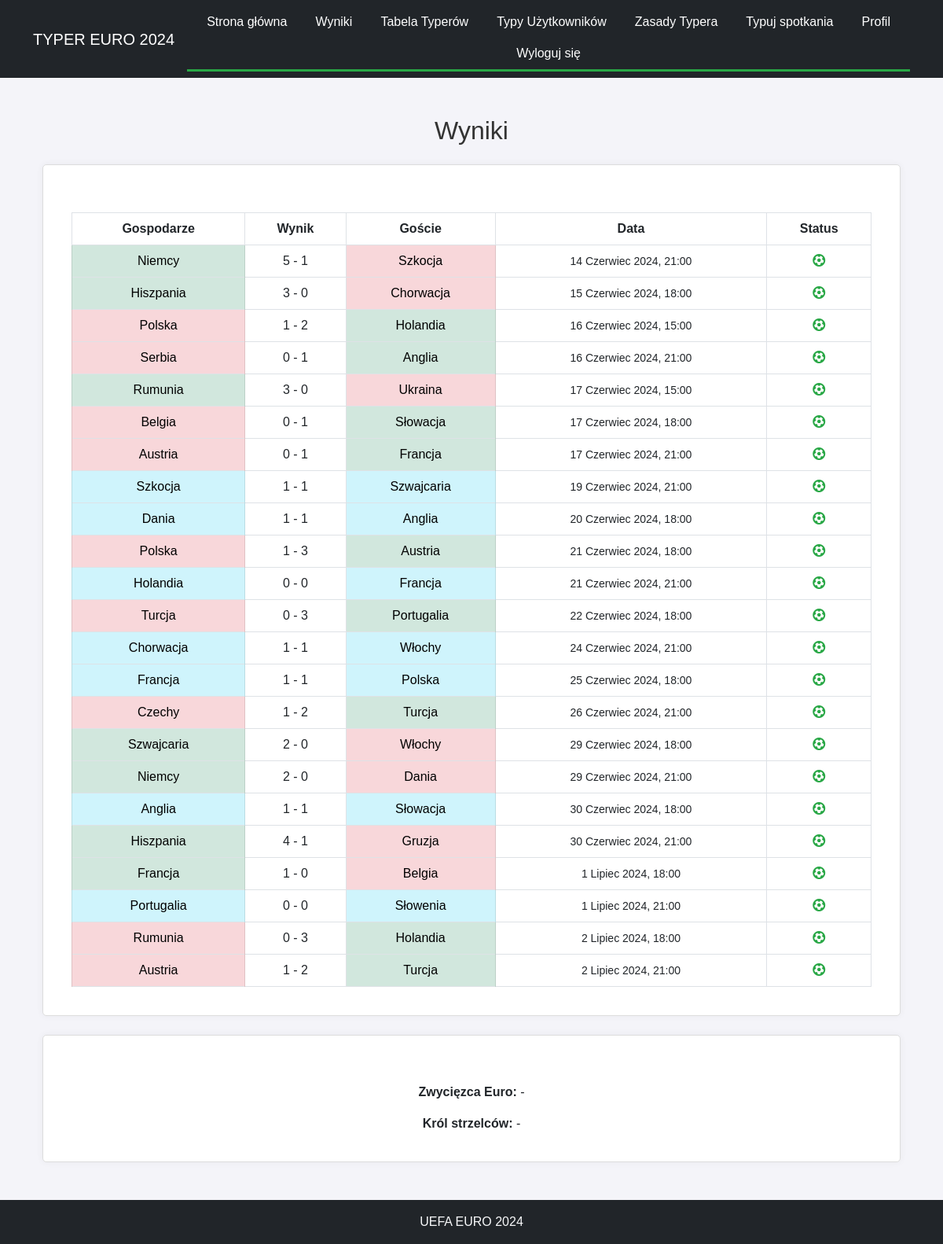
Screenshot of /results/ (signed in) with the database file from the repository.
### contest/models.py (models this page shows, shortened)
class Article(models.Model):
    title = models.CharField(max_length=200)
    slug = models.SlugField(max_length=200, unique=True, blank=True)
    content = models.TextField()
    author = models.ForeignKey(User, on_delete=models.CASCADE)
    created_at = models.DateTimeField(auto_now_add=True)
    updated_at = models.DateTimeField(auto_now=True)

class Match(models.Model):
    group = models.CharField(max_length=2)
    home_team = models.CharField(max_length=100)
    away_team = models.CharField(max_length=100)
    date = models.DateTimeField()
    place = models.CharField(max_length=100)
    actual_home_team_score = models.IntegerField(null=True, blank=True, default=0)
    actual_away_team_score = models.IntegerField(null=True, blank=True, default=0)
    final_score = models.BooleanField(default=False)

### contest/views.py (the view)
# urls.py: path('results/', views.results, name='results'),
def results(request):
    all_matches = Match.objects.all().order_by('date')
    tournament_results = TournamentResults.objects.first()
    context = {
        'matches': all_matches,
        'tournament_results': tournament_results,
    }
    return render(request, 'results.html', context)

### contest/templatetags/article_tags.py (called while the page is built)
@register.simple_tag
def get_articles():
    return Article.objects.all()

### contest/templates/results.html (shortened to what this page needs)
{% extends 'base.html' %}
{% block content %}
<div class="container-fluid container-lg mt-4">
    <h2 class="mb-4 text-center">Wyniki</h2>
    <div class="card">
        <div class="card-body mt-4">
            <div class="table-responsive">
                <table class="table table-bordered table-hover results-table">
                    <thead class="thead-dark">
                        <tr>
                            <th>Gospodarze</th>
                            <th>Wynik</th>
                            <th>Goście</th>
                            <th>Data</th>
                            <th>Status</th>
                        </tr>
                    </thead>
                    <tbody>
                        {% for match in matches %}
                        <tr>
                            <td class="{% if match.final_score %}{% if match.actual_home_team_score > match.actual_away_team_score %}table-success{% elif match.actual_home_team_score < match.actual_away_team_score %}table-danger{% else %}table-info{% endif %}{% endif %}">
                                {{ match.home_team }}
                            </td>
                            <td>
                                {% if match.final_score %}
                                    {{ match.actual_home_team_score }} - {{ match.actual_away_team_score }}
                                {% else %}
                                    0 - 0
                                {% endif %}
                            </td>
                            <td class="{% if match.final_score %}{% if match.actual_home_team_score < match.actual_away_team_score %}table-success{% elif match.actual_home_team_score > match.actual_away_team_score %}table-danger{% else %}table-info{% endif %}{% endif %}">
                                {{ match.away_team }}
                            </td>
                            <td>
                                <small>{{ match.date|date:"j F Y, H:i" }}</small>
                            </td>
                            <td>
                                {% if match.final_score %}
                                    <span class="final"><i class="fa-solid fa-futbol"></i></span>
                                {% else %}
                                    <span class="badge bg-secondary">Oczekujący</span>
                                {% endif %}
                            </td>
                        </tr>
                        {% endfor %}
                    </tbody>
                </table>
            </div>
        </div>
    </div>
    {% if tournament_results %}
        <div class="card mt-4">
            <div class="card-body mt-4">
                <p class="card-text"><strong>Zwycięzca Euro:</strong> {% if tournament_results.winner_team %} {{ tournament_results.winner_team.name }} {% else %} - {% endif %}</p>
                <p class="card-text"><strong>Król strzelców:</strong> {% if tournament_results.top_scorer %} {{ tournament_results.top_scorer.player }} {% else %} - {% endif %}</p>
            </div>
        </div>
    {% else %}
        <div class="alert alert-info mt-4" role="alert">
            No tournament results set by admin.
        </div>
    {% endif %}
</div>
{% endblock %}

### contest/templates/base.html (shortened to what this page needs)
{% load static %}
{% load article_tags %}
<!DOCTYPE html>
<html lang="pl">
<head>
    <link href="https://cdn.jsdelivr.net/npm/bootstrap@5.3.0/dist/css/bootstrap.min.css" rel="stylesheet">
    <link rel="stylesheet" type="text/css" href="{% static 'css/styles.css' %}">
    <link rel="stylesheet" href="https://cdnjs.cloudflare.com/ajax/libs/font-awesome/6.0.0-beta3/css/all.min.css">
</head>
<body>
<nav class="navbar navbar-expand-lg navbar-dark bg-dark">
    <div class="container bg-dark border-0">
        <a class="navbar-brand" href="{% url 'home' %}">TYPER EURO 2024</a>
        <div class="collapse navbar-collapse justify-content-center" id="navbarNav">
            <ul class="navbar-nav bg-dark flex-wrap">
                <li class="nav-item">
                    <a class="nav-link" href="{% url 'home' %}">Strona główna</a>
                </li>
                <li class="nav-item">
                    <a class="nav-link" href="{% url 'results' %}">Wyniki</a>
                </li>
                <li class="nav-item">
                    <a class="nav-link" href="{% url 'leaderboard' %}">Tabela Typerów</a>
                </li>
                <li class="nav-item">
                    <a class="nav-link" href="{% url 'user_predictions' %}">Typy Użytkowników</a>
                </li>
                {% get_articles as articles %}
                {% for article in articles %}
                <li class="nav-item">
                    <a class="nav-link" href="{% url 'view_article' article.slug %}">{{ article.title }}</a>
                </li>
                {% endfor %}
                {% if user.is_authenticated %}
                {% if not user.is_superuser %}
                <li class="nav-item">
                    <a class="nav-link" href="{% url 'betting' %}">Typuj spotkania</a>
                </li>
                {% endif %}
                <li class="nav-item">
                    <a class="nav-link" href="{% url 'profile' %}">Profil</a>
                </li>
                <li class="nav-item">
                    <a class="nav-link" href="#" id="logout-link"
                       onclick="document.getElementById('logout-form').submit(); return false;">Wyloguj się</a>
                </li>
                {% else %}
                <li class="nav-item">
                    <a class="nav-link" href="{% url 'login' %}">Zaloguj się</a>
                </li>
                {% endif %}
            </ul>
        </div>
    </div>
</nav>
<div class="container-fluid container-lg mt-5">
    {% block content %}{% endblock %}
</div>
<footer class="footer bg-dark text-light text-center py-3 mt-5">
    <p class="mb-0">UEFA EURO 2024</p>
</footer>
</body>
</html>

### static/css/styles.css (style rules this page uses)
body { font-family: Arial, sans-serif; margin: 0; padding: 0; background-color: #f4f4f9; }
nav ul { list-style-type: none; padding: 0; margin: 0; background-color: #343a40; display: flex; justify-content: center; border-bottom: 3px solid #28a745; }
nav ul li { margin: 0; }
nav ul li a { display: block; color: white; text-align: center; padding: 15px 20px; text-decoration: none; transition: background-color 0.3s; }
h1, h2 { text-align: center; color: #333; margin-top: 20px; margin-bottom: 10px; }
.card { padding: 20px; margin-bottom: 20px; border: 1px solid #ddd; background-color: #fff; border-radius: 5px; box-shadow: 0 0 10px rgba(0, 0, 0, 0.05); text-align: center; }
.footer { background-color: #343a40; color: #fff; padding: 10px 0; text-align: center; }
.footer p { margin: 0; }
.final { font-weight: bold; color: #28a745; }
ul { padding: 0; list-style-type: none; text-align: center; }
ul li { margin-bottom: 10px; }
.table { margin: 0 auto; text-align: center; }
.table tr { text-align: center; }
.navbar-nav .nav-item { margin-left: 10px; margin-right: 10px; }
.navbar-nav .nav-link { color: white !important; }

### rows the page displays
Article: title "Zasady Typera"
Match: home_team "Niemcy", actual_home_team_score "5", actual_away_team_score "1", away_team "Szkocja", date "14 Czerwiec 2024, 21:00", final_score True (drawn)
Match: home_team "Hiszpania", actual_home_team_score "3", actual_away_team_score "0", away_team "Chorwacja", date "15 Czerwiec 2024, 18:00", final_score True (drawn)
Match: home_team "Polska", actual_home_team_score "1", actual_away_team_score "2", away_team "Holandia", date "16 Czerwiec 2024, 15:00", final_score True (drawn)
Match: home_team "Serbia", actual_home_team_score "0", actual_away_team_score "1", away_team "Anglia", date "16 Czerwiec 2024, 21:00", final_score True (drawn)
Match: home_team "Rumunia", actual_home_team_score "3", actual_away_team_score "0", away_team "Ukraina", date "17 Czerwiec 2024, 15:00", final_score True (drawn)
Match: home_team "Belgia", actual_home_team_score "0", actual_away_team_score "1", away_team "Słowacja", date "17 Czerwiec 2024, 18:00", final_score True (drawn)
Match: home_team "Austria", actual_home_team_score "0", actual_away_team_score "1", away_team "Francja", date "17 Czerwiec 2024, 21:00", final_score True (drawn)
Match: home_team "Szkocja", actual_home_team_score "1", actual_away_team_score "1", away_team "Szwajcaria", date "19 Czerwiec 2024, 21:00", final_score True (drawn)
Match: home_team "Dania", actual_home_team_score "1", actual_away_team_score "1", away_team "Anglia", date "20 Czerwiec 2024, 18:00", final_score True (drawn)
Match: home_team "Polska", actual_home_team_score "1", actual_away_team_score "3", away_team "Austria", date "21 Czerwiec 2024, 18:00", final_score True (drawn)
Match: home_team "Holandia", actual_home_team_score "0", actual_away_team_score "0", away_team "Francja", date "21 Czerwiec 2024, 21:00", final_score True (drawn)
Match: home_team "Turcja", actual_home_team_score "0", actual_away_team_score "3", away_team "Portugalia", date "22 Czerwiec 2024, 18:00", final_score True (drawn)
Match: home_team "Chorwacja", actual_home_team_score "1", actual_away_team_score "1", away_team "Włochy", date "24 Czerwiec 2024, 21:00", final_score True (drawn)
Match: home_team "Francja", actual_home_team_score "1", actual_away_team_score "1", away_team "Polska", date "25 Czerwiec 2024, 18:00", final_score True (drawn)
Match: home_team "Czechy", actual_home_team_score "1", actual_away_team_score "2", away_team "Turcja", date "26 Czerwiec 2024, 21:00", final_score True (drawn)
Match: home_team "Szwajcaria", actual_home_team_score "2", actual_away_team_score "0", away_team "Włochy", date "29 Czerwiec 2024, 18:00", final_score True (drawn)
Match: home_team "Niemcy", actual_home_team_score "2", actual_away_team_score "0", away_team "Dania", date "29 Czerwiec 2024, 21:00", final_score True (drawn)
Match: home_team "Anglia", actual_home_team_score "1", actual_away_team_score "1", away_team "Słowacja", date "30 Czerwiec 2024, 18:00", final_score True (drawn)
Match: home_team "Hiszpania", actual_home_team_score "4", actual_away_team_score "1", away_team "Gruzja", date "30 Czerwiec 2024, 21:00", final_score True (drawn)
Match: home_team "Francja", actual_home_team_score "1", actual_away_team_score "0", away_team "Belgia", date "1 Lipiec 2024, 18:00", final_score True (drawn)
Match: home_team "Portugalia", actual_home_team_score "0", actual_away_team_score "0", away_team "Słowenia", date "1 Lipiec 2024, 21:00", final_score True (drawn)
Match: home_team "Rumunia", actual_home_team_score "0", actual_away_team_score "3", away_team "Holandia", date "2 Lipiec 2024, 18:00", final_score True (drawn)
Match: home_team "Austria", actual_home_team_score "1", actual_away_team_score "2", away_team "Turcja", date "2 Lipiec 2024, 21:00", final_score True (drawn)
